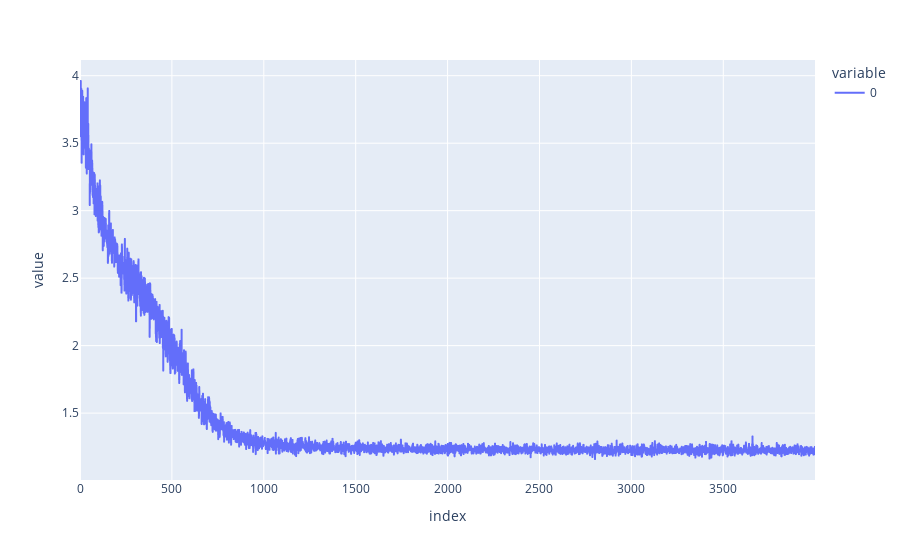

Notebook cell for this chart:
### Markdown cell above
### Training

### Code cell
import tqdm

import torch.optim

import wandb


# create new model instance
model = transformer_lens.HookedTransformer(cfg)

# setup optimizers
lr = 1e-4
betas = (0.9, 0.95)
max_grad_norm = 1.0
wd = 0.1

optimizer = torch.optim.AdamW(model.parameters(), lr=lr, betas=betas, weight_decay=wd)
scheduler = torch.optim.lr_scheduler.LambdaLR(optimizer, lambda i: min(i / 100, 1.0))

num_epochs = 4000

# setup wandb
config = cfg.to_dict()
config.update({
    'num_epochs': num_epochs,
    'batch_size': batch_size,
    'lr': 1e-4,
    'max_grad_norm': 1.0,
    'wd': 0.1,
})
wandb.init(
    project="toy-problem-hooked-transformer",
    config=config,
)

losses = []
test_losses = []

for epoch, batch in tqdm.tqdm(
    zip(
        range(num_epochs),
        itertools.cycle(train_loader),
    )
):

    tokens, target = batch

    tokens, target = tokens.to(device), target.to(device)

    # ex: torch.Size([4, 9, 29])
    logits: Float32[torch.Tensor, "batch_size n_ctx d_vocab"] = model(tokens)

    # print(f"Logits:\n{logits.shape}")
    loss = loss_fn(logits, target)

    loss.backward()

    if max_grad_norm is not None:
        torch.nn.utils.clip_grad_norm_(model.parameters(), max_grad_norm)

    optimizer.step()

    optimizer.zero_grad()

    scheduler.step()

    losses.append(loss.item())

    # TODO(bschoen): Shouldn't you actually divide loss by batch size?
    if epoch % 1000 == 0:
        print('Evaluating test loss')

        test_loss = evaluate_loss_on_test_batches(model, test_loader)

        test_losses.append(test_loss)

        print(f"Epoch {epoch}: Train loss: {loss.item():.6f}, Test loss: {test_loss:.6f}")

        wandb.log({
            'epoch': epoch,
            'train_loss': loss.item(),
            'test_loss': test_loss,
        })

wandb.finish()

# log locally to sanity check
px.line(losses, labels={"x": "Epoch", "y": "Train Loss"})

### Figure 1 — Plotly figure (JSON) as saved in the notebook; plotly's stock layout.template omitted (floating-point values rounded to 4 significant figures; data arrays with more than 128 entries replaced by an {"elided": "..."} marker saying what was removed)
{"data": [{"hovertemplate": "variable=0<br>index=%{x}<br>value=%{y}<extra></extra>", "legendgroup": "0", "line": {"color": "#636efa", "dash": "solid"}, "marker": {"symbol": "circle"}, "mode": "lines", "name": "0", "showlegend": true, "type": "scattergl", "x": {"elided": "4000 int values"}, "xaxis": "x", "y": {"elided": "4000 float values"}, "yaxis": "y"}], "layout": {"legend": {"title": {"text": "variable"}, "tracegroupgap": 0}, "margin": {"t": 60}, "xaxis": {"anchor": "y", "domain": [0, 1], "title": {"text": "index"}}, "yaxis": {"anchor": "x", "domain": [0, 1], "title": {"text": "value"}}}}
